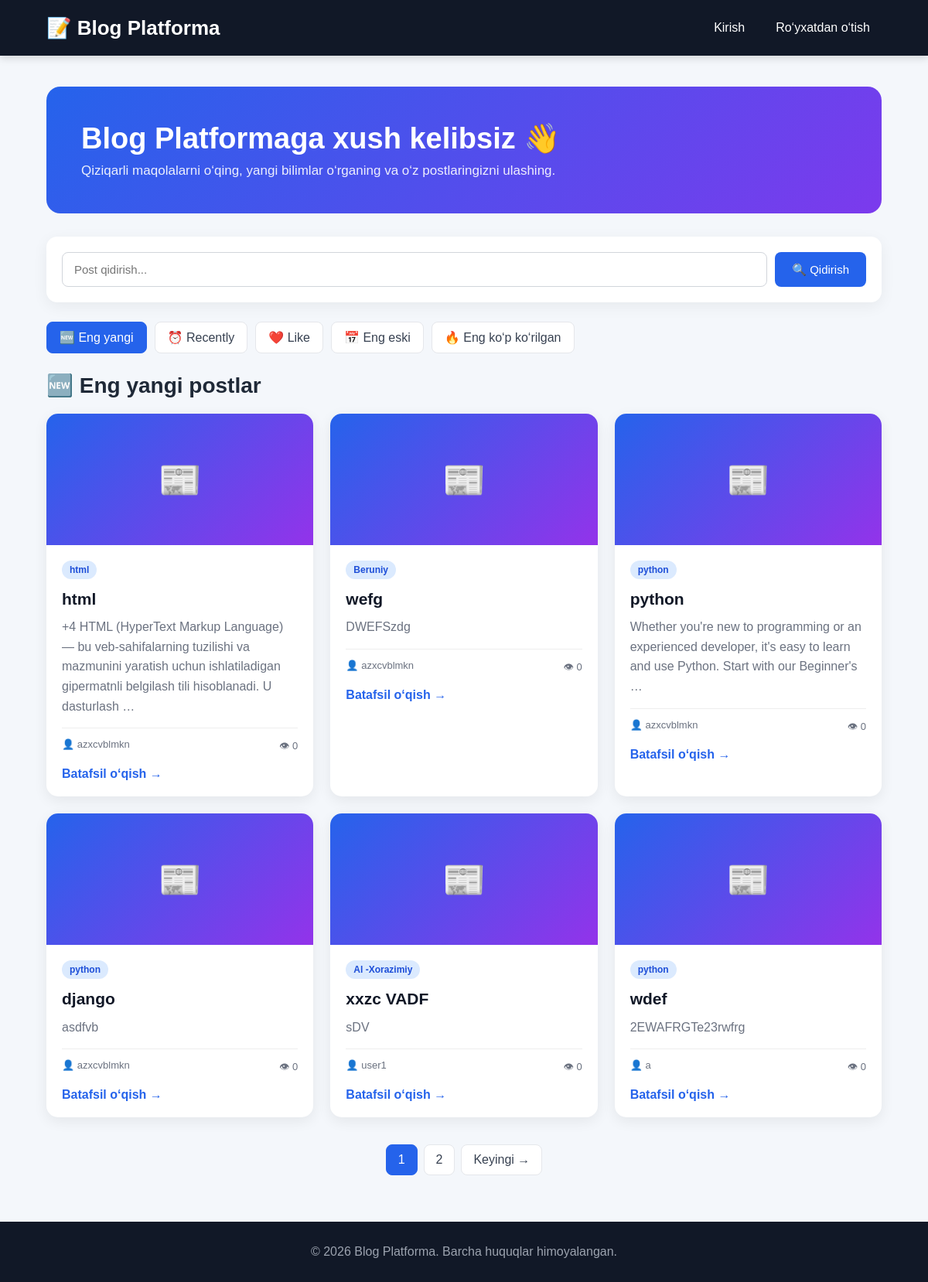
The page / on the database its author committed.
### blog/models.py (models this page shows, shortened)
class Post(models.Model):
    STATUS_CHOICES = [
        ('PUBLISHED', 'Nashr qilingan'),
        ('PENDING', 'Tekshiruvda'),
    ]
    image = models.ImageField(
        upload_to='posts/',
        blank=True,
        null=True
    )
    title = models.CharField(max_length=200)
    slug = models.SlugField(max_length=220, unique=True, blank=True)
    desc = models.TextField()
    content = RichTextField()
    author = models.ForeignKey(settings.AUTH_USER_MODEL, on_delete=models.CASCADE)
    category = models.ForeignKey(Category, on_delete=models.CASCADE)
    status = models.CharField(max_length=20, choices=STATUS_CHOICES, default='PENDING')
    views_count = models.PositiveIntegerField(default=0)
    created_at = models.DateTimeField(auto_now_add=True)
    updated_at = models.DateTimeField(auto_now=True)

class Category(models.Model):
    name = models.CharField(max_length=100)
    slug = models.SlugField(max_length=120, unique=True, blank=True)

### users/models.py (models this page shows, shortened)
class CustomUser(AbstractUser):
    avatar = models.ImageField(upload_to='avatars/', blank=True, null=True)

### blog/views.py (the view, shortened to what this page needs)
# urls.py: path(  "",  HomeView.as_view(),name="home" ),
class HomeView(ListView):
    model = Post
    template_name = 'blog/home.html'
    context_object_name = 'posts'
    paginate_by = 6
    def get_queryset(self):
        posts = Post.objects.filter(
            status='PUBLISHED'
        )
        search = self.request.GET.get(
            'q',
            ''
        ).strip()
        if search:
            posts = posts.filter(
                Q(title__icontains=search) |
                Q(desc__icontains=search) |
                Q(author__username__icontains=search)
            )
        sort = self.request.GET.get(
            'sort',
            'new'
        )
        if sort == 'new':
            posts = posts.order_by(
                '-created_at'
            )
        elif sort == 'old':
            posts = posts.order_by(
                'created_at'
            )
        elif sort == 'recent':
            posts = posts.order_by(
                '-updated_at'
            )
        elif sort == 'views':
            posts = posts.order_by(
                '-views_count'
            )
        else:
            posts = posts.order_by(
                '-created_at'
            )
        return posts

### blog/context_processors.py (called while the page is built)
def recent_posts(request):
    posts = Post.objects.filter(status='PUBLISHED').order_by('-created_at')[:5]
    return {'recent_sidebar_posts': posts}

### blog/templates/blog/home.html (shortened to what this page needs)
<!DOCTYPE html>
<html lang="uz">
<head>
</head>
<body>
<nav class="navbar">
    <div class="nav-content">
        <a href="{% url 'home' %}"
           class="logo">
            📝 Blog Platforma
        </a>
        <div class="nav-links">
            {% if user.is_authenticated %}
                <a href="{% url 'post-create' %}">
                    + Post yozish
                </a>
    <a href="{% url 'profile' %}">
        👤 Mening profilim
    </a>
                <a href="{% url 'liked-posts' %}">
                    ❤️ Yoqtirganlarim
                </a>
                <form method="post"
                      action="{% url 'logout' %}"
                      style="display:inline; margin:0;">
                    {% csrf_token %}
                    <button type="submit"
                            class="logout-btn">
                        Chiqish
                    </button>
                </form>
            {% else %}
                <a href="/users/login/">
                    Kirish
                </a>
                <a href="/users/register/">
                    Ro‘yxatdan o‘tish
                </a>
            {% endif %}
        </div>
    </div>
</nav>
<div class="container">
    <div class="hero">
        <h1>
            Blog Platformaga xush kelibsiz 👋
        </h1>
        <p>
            Qiziqarli maqolalarni o‘qing,
            yangi bilimlar o‘rganing
            va o‘z postlaringizni ulashing.
        </p>
    </div>
    <div class="search-box">
        <form method="get"
              class="search-form">
            <input
                type="text"
                name="q"
                value="{{ request.GET.q }}"
                placeholder="Post qidirish..."
            >
            <button type="submit">
                🔍 Qidirish
            </button>
        </form>
    </div>
    <div class="sort">
        <a href="?sort=new"
           {% if request.GET.sort == 'new' or not request.GET.sort %}
           class="active"
           {% endif %}>
            🆕 Eng yangi
        </a>
        <a href="?sort=recent"
           >
            ⏰ Recently
        </a>
        <a href="?sort=likes"
           >
            ❤️ Like
        </a>
        <a href="?sort=old"
           >
            📅 Eng eski
        </a>
        <a href="?sort=views"
           >
            🔥 Eng ko‘p ko‘rilgan
        </a>
    </div>
    <h2 class="section-title">
        {% if request.GET.sort == 'old' %}
            📅 Eski postlar
        {% elif request.GET.sort == 'recent' %}
            ⏰ Recently postlar
        {% elif request.GET.sort == 'likes' %}
            ❤️ Yoqtirgan postlar
        {% elif request.GET.sort == 'views' %}
            🔥 Eng ko‘p ko‘rilgan postlar
        {% else %}
            🆕 Eng yangi postlar
        {% endif %}
    </h2>
    {% if posts %}
        <div class="posts">
            {% for post in posts %}
                <article class="post-card">
                    <div class="post-image">
                        {% if post.image %}
                            <img
                                src="{{ post.image.url }}"
                                alt="{{ post.title }}"
                            >
                        {% else %}
                            📰
                        {% endif %}
                    </div>
                    <div class="post-content">
                        {% if post.category %}
                            <span class="category">
                                {{ post.category.name }}
                            </span>
                        {% endif %}
                        <h2 class="post-title">
                            <a href="{% url 'post-detail' post.slug %}">
                                {{ post.title }}
                            </a>
                        </h2>
                        <p class="post-desc">
                            {{ post.desc|truncatewords:20 }}
                        </p>
                        <div class="post-info">
                            <span>
                                👤 {{ post.author.username }}
                            </span>
                            <span>
                                👁 {{ post.views_count }}
                            </span>
                        </div>
                        <div class="post-actions">
                            <a
                                href="{% url 'post-detail' post.slug %}"
                                class="read-more">
                                Batafsil o‘qish →
                            </a>
                        </div>
                    </div>
                </article>
            {% endfor %}
        </div>
    {% endif %}
    {% if is_paginated %}
        <div class="pagination">
            {% for num in page_obj.paginator.page_range %}
                {% if page_obj.number == num %}
                    <span class="current">
                        {{ num }}
                    </span>
                {% else %}
                    <a href="?page={{ num }}{% if request.GET.sort %}&sort={{ request.GET.sort }}{% endif %}">
                        {{ num }}
                    </a>
                {% endif %}
            {% endfor %}
            {% if page_obj.has_next %}
                <a href="?page={{ page_obj.next_page_number }}{% if request.GET.sort %}&sort={{ request.GET.sort }}{% endif %}">
                    Keyingi →
                </a>
            {% endif %}
        </div>
    {% endif %}
</div>
<footer>
    <p>
        © 2026 Blog Platforma.
        Barcha huquqlar himoyalangan.
    </p>
</footer>
</body>
</html>

### blog/templates/blog/home.html (style rules this page uses)
* { margin: 0; padding: 0; box-sizing: border-box; }
body { font-family: Arial, sans-serif; background: #f4f7fb; color: #1f2937; }
.navbar { background: #111827; padding: 18px 0; box-shadow: 0 3px 10px rgba(0,0,0,0.15); }
.nav-content { width: 90%; max-width: 1200px; margin: auto; display: flex; justify-content: space-between; align-items: center; }
.logo { color: white; font-size: 26px; font-weight: bold; text-decoration: none; }
.nav-links { display: flex; gap: 10px; align-items: center; }
.nav-links a { color: white; text-decoration: none; padding: 9px 15px; border-radius: 8px; }
.container { width: 90%; max-width: 1200px; margin: 40px auto; }
.hero { background: linear-gradient( 135deg, #2563eb, #7c3aed ); color: white; padding: 45px; border-radius: 18px; margin-bottom: 30px; }
.hero h1 { font-size: 38px; margin-bottom: 10px; }
.hero p { font-size: 17px; opacity: 0.9; }
.search-box { background: white; padding: 20px; border-radius: 14px; box-shadow: 0 5px 20px rgba(0,0,0,0.06); margin-bottom: 25px; }
.search-form { display: flex; gap: 10px; }
.search-form input { flex: 1; padding: 13px 15px; border: 1px solid #d1d5db; border-radius: 8px; font-size: 15px; outline: none; }
.search-form button { border: none; background: #2563eb; color: white; padding: 13px 22px; border-radius: 8px; cursor: pointer; font-size: 15px; }
.sort { display: flex; gap: 10px; margin-bottom: 25px; flex-wrap: wrap; }
.sort a { text-decoration: none; background: white; color: #374151; padding: 10px 16px; border-radius: 8px; border: 1px solid #e5e7eb; }
.sort .active { background: #2563eb; color: white; border-color: #2563eb; }
.section-title { font-size: 28px; margin-bottom: 20px; }
.posts { display: grid; grid-template-columns: repeat(3, 1fr); gap: 22px; }
.post-card { background: white; border-radius: 15px; overflow: hidden; box-shadow: 0 5px 18px rgba(0,0,0,0.07); transition: 0.25s; }
.post-image { height: 170px; background: linear-gradient( 135deg, #2563eb, #9333ea ); display: flex; align-items: center; justify-content: center; color: white; font-size: 45px; font-weight: bold; }
.post-content { padding: 20px; }
.category { display: inline-block; background: #dbeafe; color: #1d4ed8; padding: 5px 10px; border-radius: 20px; font-size: 12px; font-weight: bold; margin-bottom: 12px; }
.post-title { font-size: 21px; margin-bottom: 10px; line-height: 1.3; }
.post-title a { color: #111827; text-decoration: none; }
.post-desc { color: #6b7280; line-height: 1.6; margin-bottom: 15px; }
.post-info { display: flex; justify-content: space-between; color: #6b7280; font-size: 13px; border-top: 1px solid #eee; padding-top: 13px; }
.post-actions { display: flex; gap: 15px; align-items: center; margin-top: 15px; }
.read-more { color: #2563eb; text-decoration: none; font-weight: bold; }
.pagination { display: flex; justify-content: center; gap: 8px; margin-top: 35px; }
.pagination a, .pagination span { padding: 10px 15px; background: white; border-radius: 8px; text-decoration: none; color: #374151; border: 1px solid #e5e7eb; }
.pagination .current { background: #2563eb; color: white; border-color: #2563eb; }
footer { margin-top: 60px; background: #111827; color: #9ca3af; text-align: center; padding: 30px; }

### rows shown on the page
Post: category.name "html", title "html", desc "+4 HTML (HyperText Markup Language) — bu veb-sahifalarning tuzilishi va mazmunini yaratish uchun ishlatiladigan gipermatnli belgilash tili hisoblanadi. U dasturlash …", author.username "azxcvblmkn", views_count "0"
Post: category.name "Beruniy", title "wefg", desc "DWEFSzdg", author.username "azxcvblmkn", views_count "0"
Post: category.name "python", title "python", desc "Whether you're new to programming or an experienced developer, it's easy to learn and use Python. Start with our Beginner's …", author.username "azxcvblmkn", views_count "0"
Post: category.name "python", title "django", desc "asdfvb", author.username "azxcvblmkn", views_count "0"
Post: category.name "Al -Xorazimiy", title "xxzc VADF", desc "sDV", author.username "user1", views_count "0"
Post: category.name "python", title "wdef", desc "2EWAFRGTe23rwfrg", author.username "a", views_count "0"

### other values the page prints
{{ num }} "1"
{{ num }} "2"
